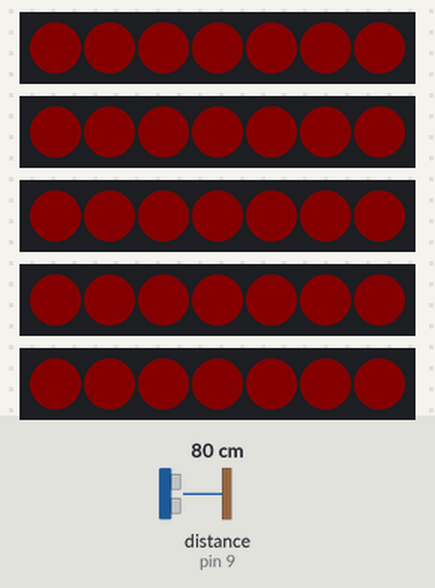
Recording of a sketch running on a simulated Arduino Uno, built with avr-gcc and run on an emulated ATmega328P. Parts: 5 × 7 RGB LEDs in strip order, left to right. Wiring (inferred from the names in the program): ultrasonic range finder: trigger pin 8; echo pin 9. The test bench sets the inputs (shaded band); at power-on: distance to the obstacle (sensor on pin 9) 80 cm. The echo pulse lasts 58.3 µs per cm; dim RGB values are drawn brighter than linear; random numbers use the default seed unless the sketch sets one.

Above: at 1.2 s.
1.3 s: distance to the obstacle (sensor on pin 9) set to 250 cm
At 2.81 s:
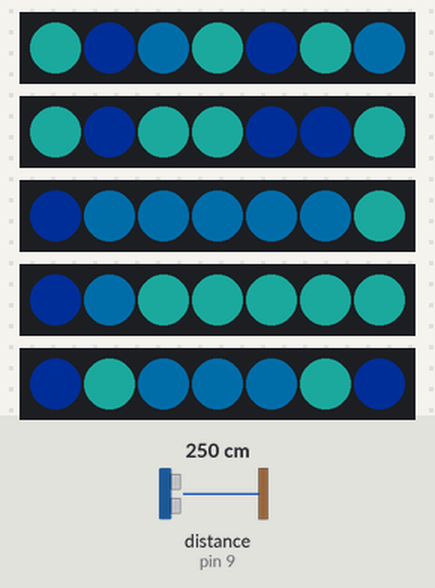
4.3 s: distance to the obstacle (sensor on pin 9) set to 2 cm
At 4.73 s:
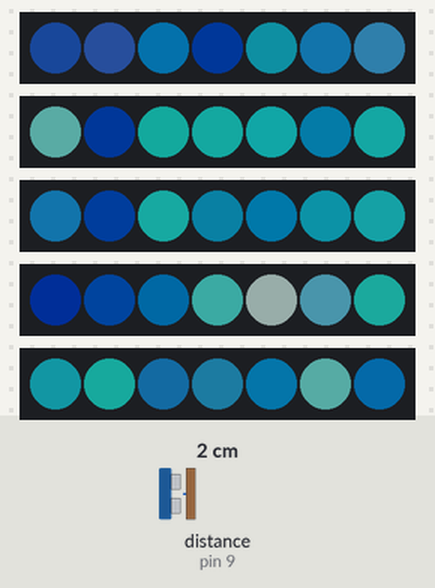
6.9 s: distance to the obstacle (sensor on pin 9) set to 299 cm
At 6.96 s:
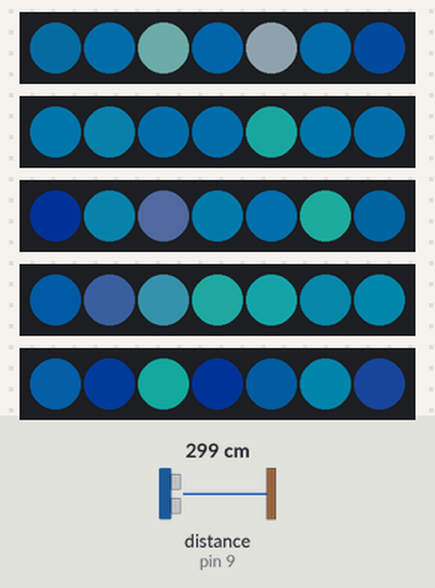
8.6 s: distance to the obstacle (sensor on pin 9) set to 4 cm
At 9.03 s:
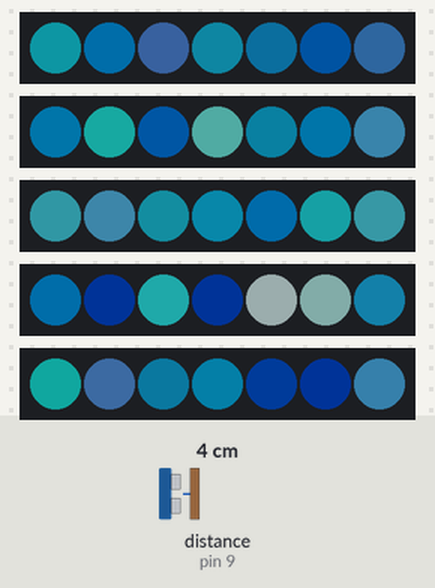
11.2 s: distance to the obstacle (sensor on pin 9) set to 9 cm
At 11.44 s:
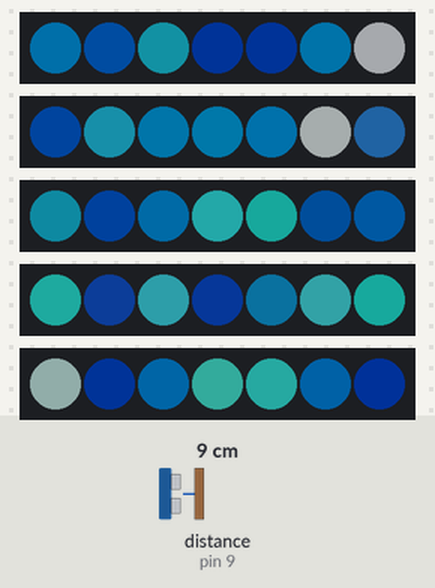
13.7 s: distance to the obstacle (sensor on pin 9) set to 120 cm
At 14.16 s:
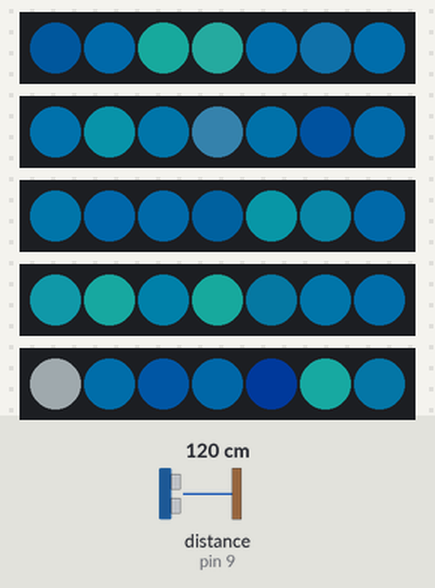
Timing chart, 0 to 19.1 s (numbered marks = the images above; inputs shaded):
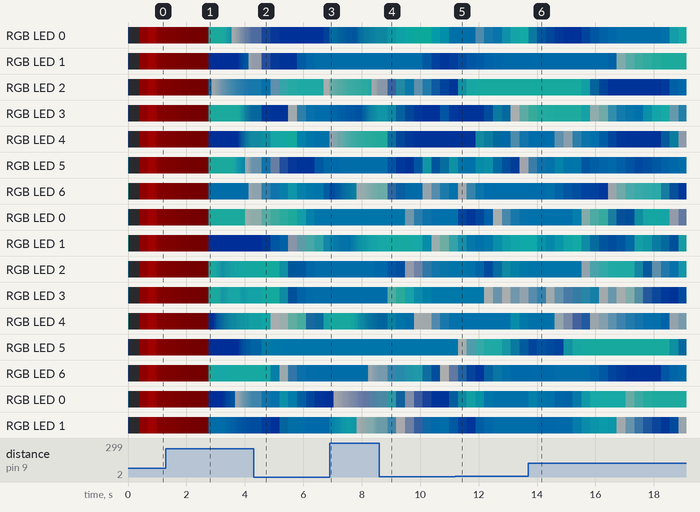

The sketch:

sparkle_and_heartbeat_LEDS.ino
```cpp
#include <FastLED.h>

// ---------------- LED CONFIG ----------------
#define NUM_STRIPS 5
#define NUM_LEDS_PER_STRIP 7
#define TOTAL_LEDS (NUM_STRIPS * NUM_LEDS_PER_STRIP)

#define DATA_PIN_1 3
#define DATA_PIN_2 4
#define DATA_PIN_3 5
#define DATA_PIN_4 6
#define DATA_PIN_5 7

CRGB leds[TOTAL_LEDS];

uint8_t globalBrightness = 50;   // overall brightness


// ---------------- ULTRASONIC CONFIG ----------------
const uint8_t TRIG_PIN = 8;
const uint8_t ECHO_PIN = 9;

const float HEARTBEAT_ENTER_MIN_CM = 15.0;
const float HEARTBEAT_ENTER_MAX_CM = 91.0;
const float HEARTBEAT_EXIT_MAX_CM  = 100.0;


// ---------------- MODE STATE ----------------
unsigned long nowMs;
enum Mode { MODE_CHASE, MODE_HEARTBEAT, MODE_TRANSITION_IN, MODE_TRANSITION_OUT };
Mode currentMode = MODE_CHASE;


// ---------------- TRANSITION STATE ----------------
const uint8_t  TRANSITION_STEPS    = 25;
const uint8_t  TRANSITION_DELAY_MS = 12;
uint8_t        transitionStep      = 0;
unsigned long  lastTransitionTick  = 0;


// ---------------- HEARTBEAT @ 75 BPM ----------------
#define HEARTBEAT_BPM 75
const float HB_CYCLE_MS = 60000.0f / HEARTBEAT_BPM; // 800 ms per full cycle

// stage durations sum to 800 ms
const uint16_t HB_RISE_MS   = 120;
const uint16_t HB_FALL1_MS  = 160;
const uint16_t HB_PAUSE1_MS = 80;
const uint16_t HB_FALL2_MS  = 160;
const uint16_t HB_PAUSE2_MS = (uint16_t)(HB_CYCLE_MS - (HB_RISE_MS + HB_FALL1_MS + HB_PAUSE1_MS + HB_FALL2_MS)); // ≈280 ms

const uint8_t HB_BASE1 = 40;
const uint8_t HB_BASE2 = 30;
const uint8_t HB_PEAK  = 200;
const uint8_t HB_POP   = 150;

uint8_t       hbStage       = 0;
uint8_t       hbBrightness  = 0;
unsigned long hbStageStart  = 0;

static uint8_t lerp8_u8(uint8_t a, uint8_t b, float t) {
  if (t <= 0.0f) return a;
  if (t >= 1.0f) return b;
  return a + (int)((b - a) * t + 0.5f);
}

void heartbeatStep() {
  unsigned long now = nowMs;
  unsigned long elapsed = now - hbStageStart;

  switch (hbStage) {
    case 0: { // rise
      float t = (float)elapsed / HB_RISE_MS;
      hbBrightness = lerp8_u8(HB_BASE1, HB_PEAK, t);
      if (elapsed >= HB_RISE_MS) { hbStage = 1; hbStageStart = now; }
      break;
    }
    case 1: { // fall1
      float t = (float)elapsed / HB_FALL1_MS;
      hbBrightness = lerp8_u8(HB_PEAK, HB_BASE1, t);
      if (elapsed >= HB_FALL1_MS) { hbStage = 2; hbStageStart = now; }
      break;
    }
    case 2: { // pause1
      hbBrightness = HB_BASE1;
      if (elapsed >= HB_PAUSE1_MS) { hbStage = 3; hbStageStart = now; }
      break;
    }
    case 3: { // second bump
      hbBrightness = HB_POP;
      hbStage = 4; hbStageStart = now;
      break;
    }
    case 4: { // fall2
      float t = (float)elapsed / HB_FALL2_MS;
      hbBrightness = lerp8_u8(HB_POP, HB_BASE2, t);
      if (elapsed >= HB_FALL2_MS) { hbStage = 5; hbStageStart = now; }
      break;
    }
    case 5: { // pause2
      hbBrightness = HB_BASE2;
      if (elapsed >= HB_PAUSE2_MS) { hbStage = 0; hbStageStart = now; }
      break;
    }
  }

  fill_solid(leds, TOTAL_LEDS, CRGB(hbBrightness, 0, 0));
  FastLED.setBrightness(globalBrightness);
  FastLED.show();
}


// ---------------- BLUE TWINKLE + SPARKS ----------------
const CRGB BLUE_A = CRGB(0, 40, 120);
const CRGB BLUE_B = CRGB(40, 224, 208);
const CRGB BLUE_C = CRGB(0, 150, 230);

CRGB        twinkleTarget[TOTAL_LEDS];
uint8_t     twinkleSpeed[TOTAL_LEDS];
unsigned long lastTwinkleBlend = 0;
unsigned long lastTwinkleRetarget = 0;

const uint16_t TWINKLE_BLEND_INTERVAL_MS    = 20;
const uint16_t TWINKLE_RETARGET_INTERVAL_MS = 150;
const uint8_t  TWINKLE_NEW_TARGET_PROB      = 20;

// Sparks
bool         sparkOn[TOTAL_LEDS];
unsigned long sparkStart[TOTAL_LEDS];
unsigned long lastSparkCheck = 0;
const uint16_t SPARK_INTERVAL_MS      = 70;
const uint8_t  SPARK_CHANCE_PER_LED   = 2;
const uint16_t SPARK_DURATION_MS      = 120;

CRGB randomBlueChoice() {
  switch (random8(3)) {
    case 0: return BLUE_A;
    case 1: return BLUE_B;
    default: return BLUE_C;
  }
}

void initTwinkle() {
  for (int i = 0; i < TOTAL_LEDS; i++) {
    twinkleTarget[i] = randomBlueChoice();
    leds[i] = twinkleTarget[i];
    twinkleSpeed[i] = 8 + random8(24);
    sparkOn[i] = false;
    sparkStart[i] = 0;
  }
  FastLED.show();
  lastTwinkleBlend = nowMs;
  lastTwinkleRetarget = nowMs;
  lastSparkCheck = nowMs;
}

void twinkleBlueStep() {
  if (nowMs - lastTwinkleRetarget >= TWINKLE_RETARGET_INTERVAL_MS) {
    lastTwinkleRetarget = nowMs;
    for (int i = 0; i < TOTAL_LEDS; i++) {
      if (random8(100) < TWINKLE_NEW_TARGET_PROB) {
        twinkleTarget[i] = randomBlueChoice();
        twinkleSpeed[i] = 8 + random8(24);
      }
    }
  }

  if (nowMs - lastSparkCheck >= SPARK_INTERVAL_MS) {
    lastSparkCheck = nowMs;
    for (int i = 0; i < TOTAL_LEDS; i++) {
      if (!sparkOn[i] && random8(100) < SPARK_CHANCE_PER_LED) {
        sparkOn[i] = true;
        sparkStart[i] = nowMs;
      }
    }
  }

  if (nowMs - lastTwinkleBlend >= TWINKLE_BLEND_INTERVAL_MS) {
    lastTwinkleBlend = nowMs;
    for (int i = 0; i < TOTAL_LEDS; i++) {
      nblend(leds[i], twinkleTarget[i], twinkleSpeed[i]);
    }
  }

  for (int i = 0; i < TOTAL_LEDS; i++) {
    if (sparkOn[i]) {
      unsigned long elapsed = nowMs - sparkStart[i];
      if (elapsed >= SPARK_DURATION_MS) {
        sparkOn[i] = false;
      } else {
        uint8_t amt = 220 - (uint8_t)map(elapsed, 0, SPARK_DURATION_MS, 0, 220);
        nblend(leds[i], CRGB::White, amt);
      }
    }
  }

  FastLED.setBrightness(globalBrightness);
  FastLED.show();
}


// ---------------- UTILS ----------------
void setAll(CRGB c) { fill_solid(leds, TOTAL_LEDS, c); }

bool fadeToBlackStep() {
  for (int i = 0; i < TOTAL_LEDS; i++) leds[i].nscale8_video(230);
  FastLED.show();
  return true;
}

bool fadeInToRedStep(uint8_t step, uint8_t totalSteps) {
  uint8_t level = map(step, 0, totalSteps, 0, 180);
  setAll(CRGB(level, 0, 0));
  FastLED.show();
  return true;
}

float readDistanceCm() {
  const uint8_t samples = 3;
  float sum = 0.0f; uint8_t good = 0;
  for (uint8_t i = 0; i < samples; i++) {
    digitalWrite(TRIG_PIN, LOW); delayMicroseconds(2);
    digitalWrite(TRIG_PIN, HIGH); delayMicroseconds(10);
    digitalWrite(TRIG_PIN, LOW);
    unsigned long duration = pulseIn(ECHO_PIN, HIGH, 30000UL);
    if (!duration) continue;
    float cm = (duration * 0.0343f) / 2.0f;
    if (cm >= 5.0f && cm < 400.0f) { sum += cm; good++; }
    delay(3);
  }
  return good ? (sum / good) : -1.0f;
}

Mode decideTargetMode(float cm, Mode current) {
  if (cm < 0) return current;
  bool inHeartbeat = (cm >= HEARTBEAT_ENTER_MIN_CM && cm <= HEARTBEAT_ENTER_MAX_CM);
  bool farEnoughToExit = (cm > HEARTBEAT_EXIT_MAX_CM);
  if (current == MODE_HEARTBEAT || current == MODE_TRANSITION_IN) {
    if (farEnoughToExit) return MODE_CHASE;
    return MODE_HEARTBEAT;
  } else {
    if (inHeartbeat) return MODE_HEARTBEAT;
    return MODE_CHASE;
  }
}


// ---------------- ARDUINO SETUP/LOOP ----------------
void setup() {
  FastLED.setBrightness(globalBrightness);
  FastLED.addLeds<WS2812B, DATA_PIN_1, GRB>(leds + 0 * NUM_LEDS_PER_STRIP, NUM_LEDS_PER_STRIP);
  FastLED.addLeds<WS2812B, DATA_PIN_2, GRB>(leds + 1 * NUM_LEDS_PER_STRIP, NUM_LEDS_PER_STRIP);
  FastLED.addLeds<WS2812B, DATA_PIN_3, GRB>(leds + 2 * NUM_LEDS_PER_STRIP, NUM_LEDS_PER_STRIP);
  FastLED.addLeds<WS2812B, DATA_PIN_4, GRB>(leds + 3 * NUM_LEDS_PER_STRIP, NUM_LEDS_PER_STRIP);
  FastLED.addLeds<WS2812B, DATA_PIN_5, GRB>(leds + 4 * NUM_LEDS_PER_STRIP, NUM_LEDS_PER_STRIP);
  setAll(CRGB::Black); FastLED.show();

  pinMode(TRIG_PIN, OUTPUT);
  pinMode(ECHO_PIN, INPUT);
  digitalWrite(TRIG_PIN, LOW);

  nowMs = millis();
  hbStageStart = nowMs;
  lastTransitionTick = nowMs;

  initTwinkle();
}

void loop() {
  nowMs = millis();
  float cm = readDistanceCm();
  Mode target = decideTargetMode(cm, currentMode);

  if (currentMode == MODE_CHASE && target == MODE_HEARTBEAT) {
    currentMode = MODE_TRANSITION_IN;
    transitionStep = 0; lastTransitionTick = nowMs;
    setAll(CRGB::Black); FastLED.show();
  } else if (currentMode == MODE_HEARTBEAT && target == MODE_CHASE) {
    currentMode = MODE_TRANSITION_OUT;
    transitionStep = 0; lastTransitionTick = nowMs;
  }

  switch (currentMode) {
    case MODE_TRANSITION_IN:
      if (nowMs - lastTransitionTick >= TRANSITION_DELAY_MS) {
        lastTransitionTick = nowMs;
        fadeInToRedStep(transitionStep, TRANSITION_STEPS);
        if (++transitionStep >= TRANSITION_STEPS) {
          hbStage = 0; hbStageStart = nowMs; hbBrightness = HB_BASE1;
          currentMode = MODE_HEARTBEAT;
        }
      }
      break;

    case MODE_TRANSITION_OUT:
      if (nowMs - lastTransitionTick >= TRANSITION_DELAY_MS) {
        lastTransitionTick = nowMs;
        fadeToBlackStep();
        if (++transitionStep >= TRANSITION_STEPS) {
          initTwinkle();
          currentMode = MODE_CHASE;
        }
      }
      break;

    case MODE_HEARTBEAT:
      heartbeatStep();
      break;

    case MODE_CHASE:
    default:
      twinkleBlueStep();
      break;
  }
}
```
